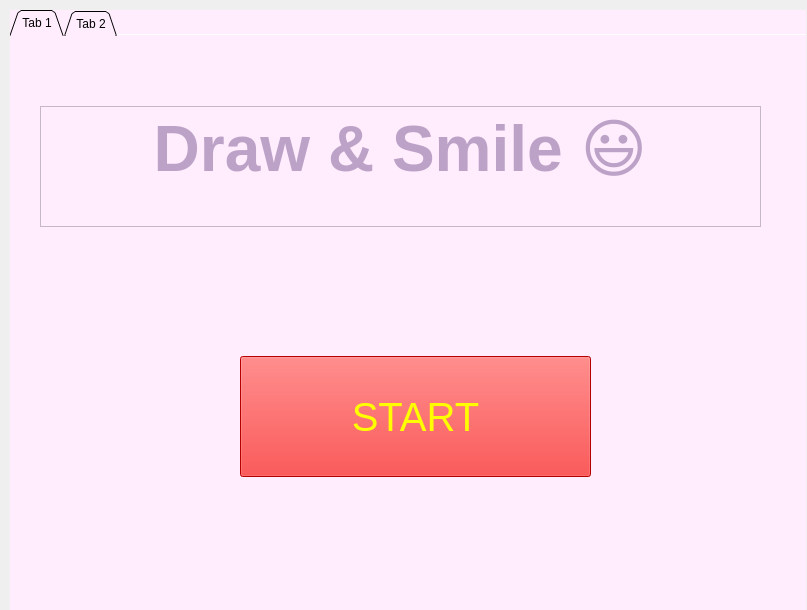
<?xml version="1.0" encoding="UTF-8"?>
<ui version="4.0">
 <class>Form</class>
 <widget class="QWidget" name="Form">
  <property name="geometry">
   <rect>
    <x>0</x>
    <y>0</y>
    <width>807</width>
    <height>610</height>
   </rect>
  </property>
  <property name="windowTitle">
   <string>Form</string>
  </property>
  <widget class="QTabWidget" name="tabWidget">
   <property name="enabled">
    <bool>true</bool>
   </property>
   <property name="geometry">
    <rect>
     <x>10</x>
     <y>10</y>
     <width>796</width>
     <height>605</height>
    </rect>
   </property>
   <property name="focusPolicy">
    <enum>Qt::NoFocus</enum>
   </property>
   <property name="accessibleDescription">
    <string/>
   </property>
   <property name="layoutDirection">
    <enum>Qt::LeftToRight</enum>
   </property>
   <property name="autoFillBackground">
    <bool>false</bool>
   </property>
   <property name="styleSheet">
    <string notr="true">background-color: rgb(255, 252, 229);
background-color: rgb(255, 237, 254);</string>
   </property>
   <property name="tabShape">
    <enum>QTabWidget::Triangular</enum>
   </property>
   <property name="currentIndex">
    <number>0</number>
   </property>
   <property name="elideMode">
    <enum>Qt::ElideNone</enum>
   </property>
   <property name="usesScrollButtons">
    <bool>true</bool>
   </property>
   <property name="documentMode">
    <bool>true</bool>
   </property>
   <property name="tabsClosable">
    <bool>false</bool>
   </property>
   <property name="movable">
    <bool>false</bool>
   </property>
   <property name="tabBarAutoHide">
    <bool>true</bool>
   </property>
   <widget class="QWidget" name="tab">
    <attribute name="title">
     <string>Tab 1</string>
    </attribute>
    <widget class="QTextEdit" name="textEdit_4">
     <property name="geometry">
      <rect>
       <x>30</x>
       <y>70</y>
       <width>721</width>
       <height>121</height>
      </rect>
     </property>
     <property name="html">
      <string>&lt;!DOCTYPE HTML PUBLIC &quot;-//W3C//DTD HTML 4.0//EN&quot; &quot;http://www.w3.org/TR/REC-html40/strict.dtd&quot;&gt;
&lt;html&gt;&lt;head&gt;&lt;meta name=&quot;qrichtext&quot; content=&quot;1&quot; /&gt;&lt;style type=&quot;text/css&quot;&gt;
p, li { white-space: pre-wrap; }
&lt;/style&gt;&lt;/head&gt;&lt;body style=&quot; font-family:'MS Shell Dlg 2'; font-size:7.8pt; font-weight:400; font-style:normal;&quot;&gt;
&lt;p align=&quot;center&quot; style=&quot; margin-top:0px; margin-bottom:0px; margin-left:0px; margin-right:0px; -qt-block-indent:0; text-indent:0px;&quot;&gt;&lt;span style=&quot; font-size:48pt; font-weight:600; color:#bda2c8;&quot;&gt;Draw &amp;amp; Smile 😃&lt;/span&gt;&lt;/p&gt;&lt;/body&gt;&lt;/html&gt;</string>
     </property>
    </widget>
    <widget class="QPushButton" name="pushButton_3">
     <property name="geometry">
      <rect>
       <x>230</x>
       <y>320</y>
       <width>351</width>
       <height>121</height>
      </rect>
     </property>
     <property name="font">
      <font>
       <family>MS Shell Dlg 2</family>
       <pointsize>30</pointsize>
       <weight>50</weight>
       <italic>false</italic>
       <bold>false</bold>
      </font>
     </property>
     <property name="autoFillBackground">
      <bool>false</bool>
     </property>
     <property name="styleSheet">
      <string notr="true">background-color: rgb(255, 0, 0);
font: 30pt &quot;MS Shell Dlg 2&quot;;
 
color: rgb(255, 255, 0);</string>
     </property>
     <property name="text">
      <string>START</string>
     </property>
    </widget>
   </widget>
   <widget class="QWidget" name="tab_2">
    <attribute name="title">
     <string>Tab 2</string>
    </attribute>
    <widget class="QGroupBox" name="groupBox">
     <property name="geometry">
      <rect>
       <x>100</x>
       <y>150</y>
       <width>601</width>
       <height>211</height>
      </rect>
     </property>
     <property name="title">
      <string>Coordinates</string>
     </property>
     <widget class="QLineEdit" name="lineEdit_2">
      <property name="geometry">
       <rect>
        <x>410</x>
        <y>120</y>
        <width>113</width>
        <height>41</height>
       </rect>
      </property>
     </widget>
     <widget class="QTextEdit" name="textEdit_2">
      <property name="geometry">
       <rect>
        <x>410</x>
        <y>50</y>
        <width>101</width>
        <height>61</height>
       </rect>
      </property>
      <property name="frameShape">
       <enum>QFrame::NoFrame</enum>
      </property>
      <property name="html">
       <string>&lt;!DOCTYPE HTML PUBLIC &quot;-//W3C//DTD HTML 4.0//EN&quot; &quot;http://www.w3.org/TR/REC-html40/strict.dtd&quot;&gt;
&lt;html&gt;&lt;head&gt;&lt;meta name=&quot;qrichtext&quot; content=&quot;1&quot; /&gt;&lt;style type=&quot;text/css&quot;&gt;
p, li { white-space: pre-wrap; }
&lt;/style&gt;&lt;/head&gt;&lt;body style=&quot; font-family:'MS Shell Dlg 2'; font-size:7.8pt; font-weight:400; font-style:normal;&quot;&gt;
&lt;p align=&quot;center&quot; style=&quot; margin-top:0px; margin-bottom:0px; margin-left:0px; margin-right:0px; -qt-block-indent:0; text-indent:0px;&quot;&gt;&lt;span style=&quot; font-size:26pt;&quot;&gt;Y&lt;/span&gt;&lt;/p&gt;&lt;/body&gt;&lt;/html&gt;</string>
      </property>
     </widget>
     <widget class="QTextEdit" name="textEdit">
      <property name="geometry">
       <rect>
        <x>110</x>
        <y>50</y>
        <width>121</width>
        <height>61</height>
       </rect>
      </property>
      <property name="frameShape">
       <enum>QFrame::NoFrame</enum>
      </property>
      <property name="html">
       <string>&lt;!DOCTYPE HTML PUBLIC &quot;-//W3C//DTD HTML 4.0//EN&quot; &quot;http://www.w3.org/TR/REC-html40/strict.dtd&quot;&gt;
&lt;html&gt;&lt;head&gt;&lt;meta name=&quot;qrichtext&quot; content=&quot;1&quot; /&gt;&lt;style type=&quot;text/css&quot;&gt;
p, li { white-space: pre-wrap; }
&lt;/style&gt;&lt;/head&gt;&lt;body style=&quot; font-family:'MS Shell Dlg 2'; font-size:7.8pt; font-weight:400; font-style:normal;&quot;&gt;
&lt;p align=&quot;center&quot; style=&quot; margin-top:0px; margin-bottom:0px; margin-left:0px; margin-right:0px; -qt-block-indent:0; text-indent:0px;&quot;&gt;&lt;span style=&quot; font-size:26pt;&quot;&gt;X&lt;/span&gt;&lt;/p&gt;&lt;/body&gt;&lt;/html&gt;</string>
      </property>
     </widget>
     <widget class="QLineEdit" name="lineEdit">
      <property name="geometry">
       <rect>
        <x>120</x>
        <y>120</y>
        <width>113</width>
        <height>41</height>
       </rect>
      </property>
     </widget>
    </widget>
    <widget class="QPushButton" name="pushButton">
     <property name="geometry">
      <rect>
       <x>240</x>
       <y>420</y>
       <width>321</width>
       <height>81</height>
      </rect>
     </property>
     <property name="font">
      <font>
       <family>Algerian</family>
       <pointsize>30</pointsize>
       <weight>50</weight>
       <bold>false</bold>
      </font>
     </property>
     <property name="toolTipDuration">
      <number>-3</number>
     </property>
     <property name="autoFillBackground">
      <bool>false</bool>
     </property>
     <property name="styleSheet">
      <string notr="true">background-color: rgb(224, 205, 255);</string>
     </property>
     <property name="text">
      <string>Draw</string>
     </property>
     <property name="checkable">
      <bool>true</bool>
     </property>
     <property name="autoRepeat">
      <bool>true</bool>
     </property>
     <property name="autoExclusive">
      <bool>true</bool>
     </property>
     <property name="autoDefault">
      <bool>true</bool>
     </property>
     <property name="default">
      <bool>true</bool>
     </property>
     <property name="flat">
      <bool>false</bool>
     </property>
    </widget>
    <widget class="QTextEdit" name="textEdit_3">
     <property name="geometry">
      <rect>
       <x>250</x>
       <y>50</y>
       <width>311</width>
       <height>51</height>
      </rect>
     </property>
     <property name="frameShape">
      <enum>QFrame::NoFrame</enum>
     </property>
     <property name="html">
      <string>&lt;!DOCTYPE HTML PUBLIC &quot;-//W3C//DTD HTML 4.0//EN&quot; &quot;http://www.w3.org/TR/REC-html40/strict.dtd&quot;&gt;
&lt;html&gt;&lt;head&gt;&lt;meta name=&quot;qrichtext&quot; content=&quot;1&quot; /&gt;&lt;style type=&quot;text/css&quot;&gt;
p, li { white-space: pre-wrap; }
&lt;/style&gt;&lt;/head&gt;&lt;body style=&quot; font-family:'MS Shell Dlg 2'; font-size:7.8pt; font-weight:400; font-style:normal;&quot;&gt;
&lt;p style=&quot; margin-top:0px; margin-bottom:0px; margin-left:0px; margin-right:0px; -qt-block-indent:0; text-indent:0px;&quot;&gt;&lt;span style=&quot; font-size:18pt;&quot;&gt;Enter first coordinates&lt;/span&gt;&lt;/p&gt;&lt;/body&gt;&lt;/html&gt;</string>
     </property>
    </widget>
   </widget>
  </widget>
 </widget>
 <resources/>
 <connections/>
</ui>
